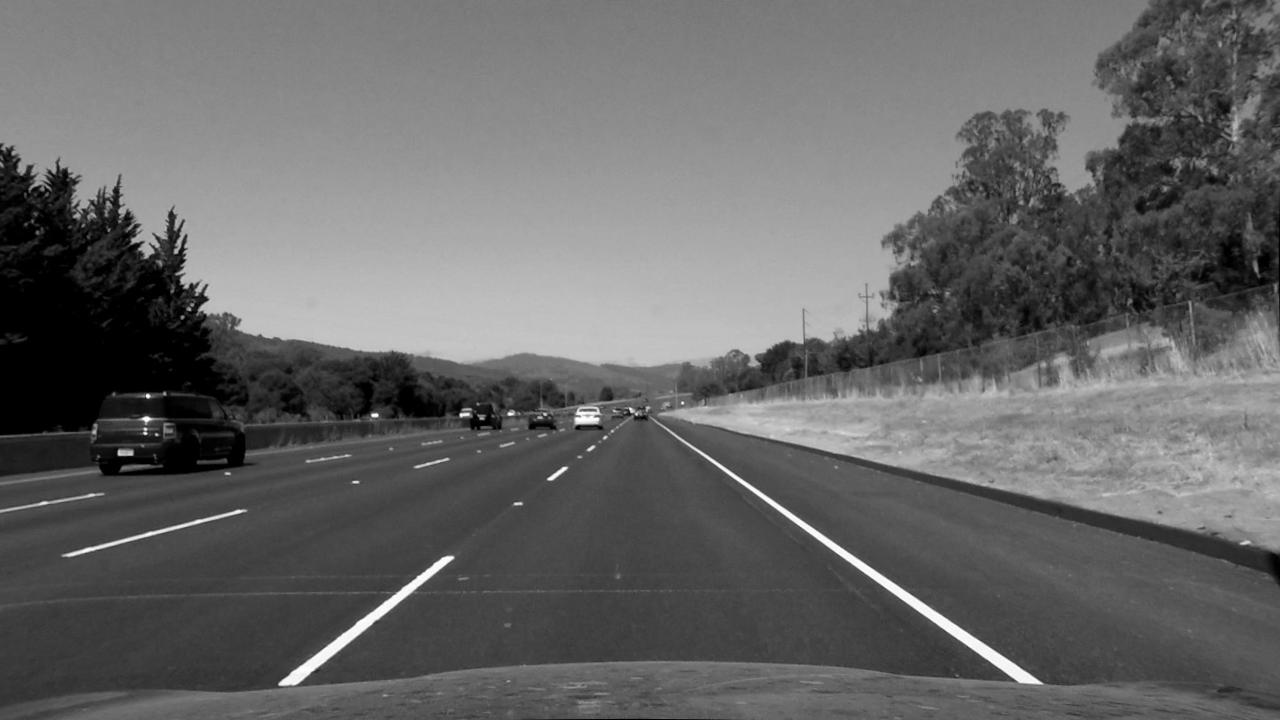
#> input picture test_images/straight_undist2.jpg, 1280 x 720 px
$ python test_curvature.py   (older library calls are emulated)
#> lines starting #> are read from the running program, lines starting #| are printed output that depends on the picture; after the words box and inside, x2 and y2 are one past the last pixel; in counts of white or black regions, pixels touching at a corner belong together; long printed decimals are rounded
#!/usr/bin/env python3
# -*- coding: utf-8 -*-
"""
Created on Sun Feb 19 09:32:07 2017

@author: roy
"""

#!/usr/bin/env python3
# -*- coding: utf-8 -*-
"""
Created on Sat Feb 11 19:35:19 2017

@author: roy
"""
from PIL import Image
import numpy as np
import cv2
import matplotlib.pyplot as plt

#src = np.asarray([[527, 500], [763, 500], [910, 600], [392, 600]], dtype=np.float32)
src = np.asarray([[524, 500], [768, 500], [910, 600], [392, 600]], dtype=np.float32)
#dst = np.asarray([[392, 300], [910, 300], [910, 600], [390, 600]], dtype=np.float32)
dst = np.asarray([[196, 300], [455, 300], [455, 600], [196, 600]], dtype=np.float32)

image = np.asarray(Image.open('./test_images/straight_undist2.jpg').convert('L'))
#> image is the input picture: shape (720, 1280); min 0, max 255, mean 103.1


mt_persp=cv2.getPerspectiveTransform(src, dst)

img_size = (image.shape[1]//2, image.shape[0])
#> img_size = (640, 720)

img_warped = cv2.warpPerspective(image, mt_persp, img_size)
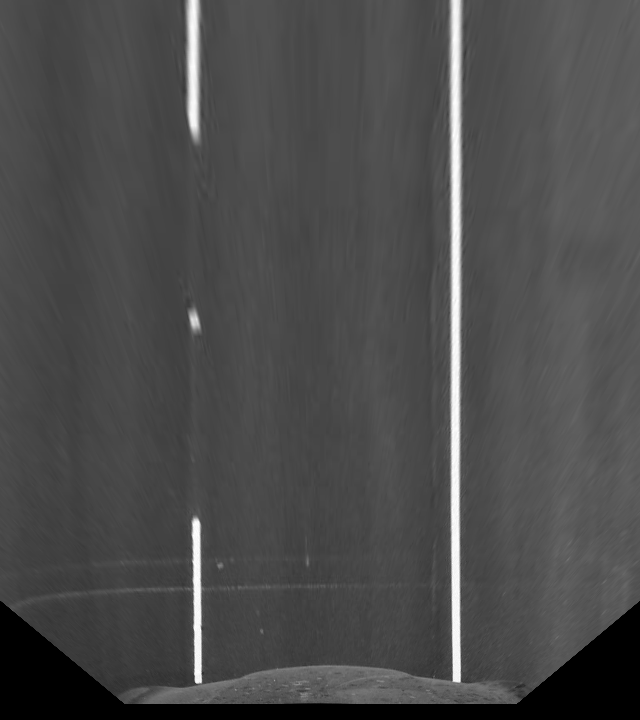
#> img_warped: shape (720, 640); min 0, max 255, mean 75.4

plt.figure(figsize=(12,9))
plt.gray()
plt.imshow(img_warped)

def lane_search(image):
    nwindows = 10
    margin = 100
    minpix = 50

    img_h, img_w = image.shape
    window_height = img_h//nwindows

    hstg = np.sum(image[img_h//2:, :], axis=0)
    img_out = np.dstack((image, image, image))*255

    midpoint = img_w//2
    leftx_base = np.argmax(hstg[:midpoint])
    rightx_base = np.argmax(hstg[midpoint:]) + midpoint

    nonzero = image.nonzero()
    nonzeroy = nonzero[0]
    nonzerox = nonzero[1]

    leftx_current = leftx_base
    rightx_current = rightx_base

    left_lane_inds = []
    right_lane_inds = []

    for window in range(nwindows):
        win_y_low = img_h - (window + 1)*window_height
        win_y_high = img_h - window * window_height

        win_xleft_low = leftx_current - margin
        win_xleft_high = leftx_current + margin

        win_xright_low = rightx_current - margin
        win_xright_high = rightx_current + margin

        #cv2.rectangle(img_out, (win_xleft_low, win_y_low),
        #              (win_xleft_high, win_y_high), (0, 255, 0), 2)
        #cv2.rectangle(img_out, (win_xright_low, win_y_low),
        #              (win_xright_high, win_y_high), (0, 255, 0), 2)

        good_left_inds = ((nonzeroy >= win_y_low) & (nonzeroy < win_y_high) &
                      (nonzerox >= win_xleft_low) & (nonzerox < win_xleft_high)).nonzero()[0]
        good_right_inds = ((nonzeroy >= win_y_low) & (nonzeroy < win_y_high) &
                       (nonzerox >= win_xright_low) & (nonzerox < win_xright_high)).nonzero()[0]

        left_lane_inds.append(good_left_inds)
        right_lane_inds.append(good_right_inds)

        if len(good_left_inds) > minpix:
            leftx_current = np.int(np.mean(nonzerox[good_left_inds]))
        if len(good_right_inds) > minpix:
            rightx_current = np.int(np.mean(nonzerox[good_right_inds]))

    left_lane_inds = np.concatenate(left_lane_inds)
    right_lane_inds = np.concatenate(right_lane_inds)

    leftx = nonzerox[left_lane_inds]
    lefty = nonzeroy[left_lane_inds]
    left_fit = np.polyfit(lefty, leftx, 2)
    print(left_fit)

    radius_l = cal_radius(leftx, lefty)
    print(radius_l)

    rightx = nonzerox[right_lane_inds]
    righty = nonzeroy[right_lane_inds]
    right_fit = np.polyfit(righty, rightx, 2)
    print(right_fit)

    radius_r = cal_radius(rightx, righty)
    print(radius_r)

    # find indice for the whole image
    whole_img = np.indices((img_h, img_w))
    imgx= whole_img[1].flatten()
    imgy = whole_img[0].flatten()

    #print('imgx shape {}, imgy shape {}'.format(imgx.shape, imgy.shape))
    # got indice between left lane and right lane
    lane_inds = ((imgx >= (left_fit[0]*(imgy**2) + left_fit[1] * imgy + left_fit[2]))
                    & (imgx < (right_fit[0]*(imgy**2) + right_fit[1] * imgy + right_fit[2])))
    # paint the lane to green
    img_out[imgy[lane_inds], imgx[lane_inds]] = [0, 255, 0]

    #paint left track to Red, right track to green
    img_out[nonzeroy[left_lane_inds], nonzerox[left_lane_inds]] = [255, 0, 0]
    img_out[nonzeroy[right_lane_inds], nonzerox[right_lane_inds]] = [0, 0, 255]


    return img_out

def cal_radius(x, y):
    mppx = 3.7/270
    #mppx = 3.7/540
    mppy = 3.0/100
    fit_rw = np.polyfit(y * mppy, x * mppx, 2)
    py_rw = 350 * mppy
    radius = (1.0 + (2*fit_rw[0]*py_rw+fit_rw[1])**2)**1.5/(2.0*fit_rw[0])
    return radius

def sobel_filter(image_gray, orient='x', kern_size = 3, thresh=(0, 255)):
    # Calculate directional gradient
    # Apply threshold
    if orient == 'x':
        sobel_img = cv2.Sobel(image_gray, cv2.CV_64F, 1, 0, ksize=kern_size)
    elif orient == 'y':
        sobel_img = cv2.Sobel(image_gray, cv2.CV_64F, 0, 1, ksize=kern_size)

    sobel_img[ sobel_img < 0 ] =0
    #sobel_img = np.abs(sobel_img)
    scaled_sobel = np.uint8(255 * sobel_img/np.max(sobel_img))
    grad_binary = np.zeros_like(image_gray)
    grad_binary[( scaled_sobel >= thresh[0] ) & (scaled_sobel <= thresh[1])] = 1
    return grad_binary

img3 = sobel_filter(img_warped, orient='x', kern_size=5, thresh=(100, 255))
#> in sobel_filter, `sobel_img = cv2.Sobel(image_gray, cv2.CV_64F, 1, 0, ksize=kern_size)`:
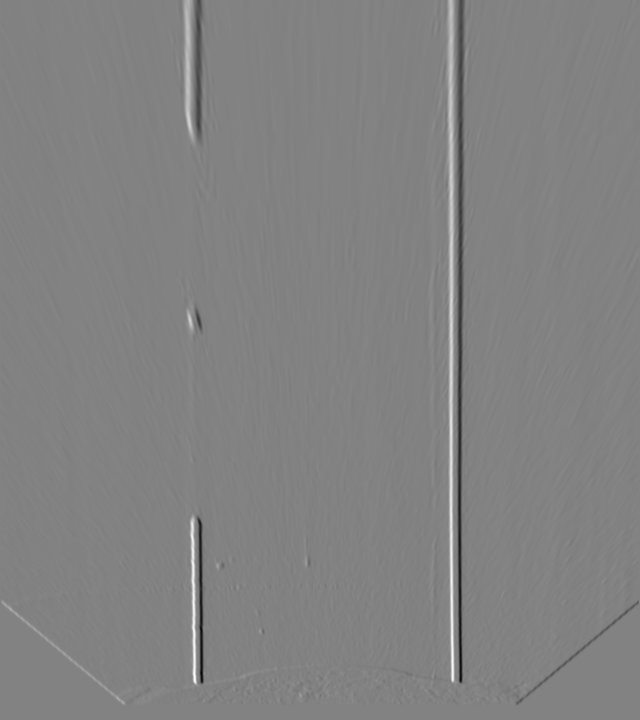
#> sobel_img: shape (720, 640) float64; min -9179, max 8807, mean 2.2; drawn with min black and max white
#> in sobel_filter, `sobel_img[ sobel_img < 0 ] =0`:
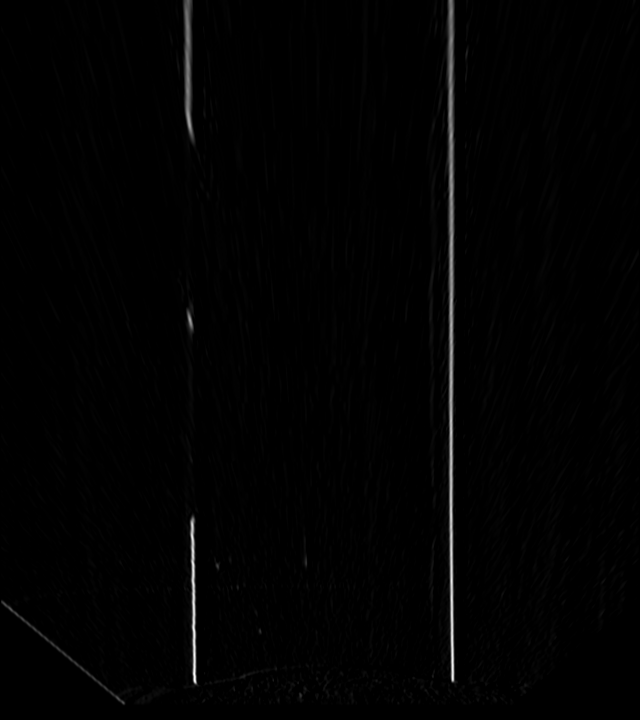
#> sobel_img: shape (720, 640) float64; min 0, max 8807, mean 79.9; drawn with min black and max white
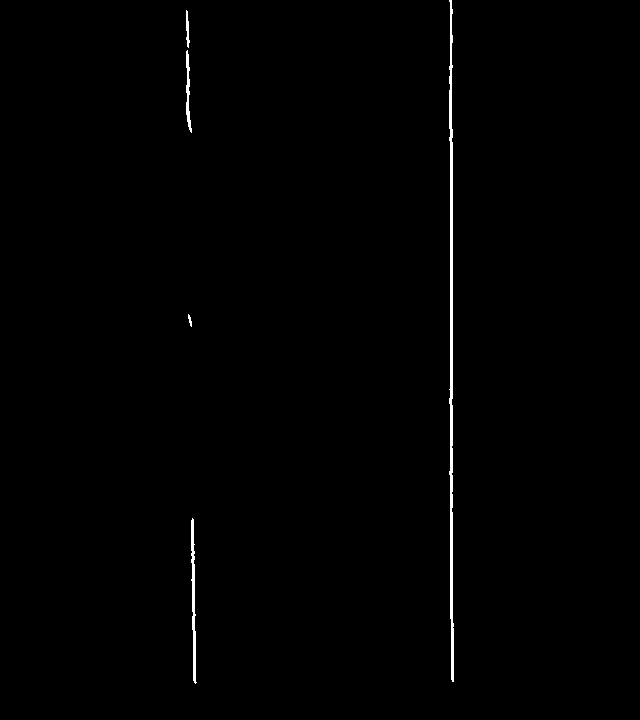
#> img3: shape (720, 640); values 0 (black) and 1 (white), 0.61% white; 5 white regions, box (x1, y1, x2, y2) and area: (449, 0, 454, 682) 1974, (191, 518, 197, 684) 493, (186, 50, 192, 133) 235, (186, 10, 190, 48) 90, (188, 314, 192, 327) 28
plt.figure(figsize=(12,9))
plt.gray()
plt.imshow(img3)

img4 = lane_search(img3)
#> in lane_search, `hstg = np.sum(image[img_h//2:, :], axis=0)`: hstg = 640 values, max 320 at index 451, min 0 at index 0, mean 2.26
#> in lane_search, `leftx_base = np.argmax(hstg[:midpoint])`: leftx_base = 193
#> in lane_search, `rightx_base = np.argmax(hstg[midpoint:]) + midpoint`: rightx_base = 451
#> in lane_search, `nonzero = image.nonzero()`: nonzero = 2820 positions, rows 0 to 683, columns 186 to 453
#> in lane_search, `nonzeroy = nonzero[0]`: nonzeroy = 2820 values from 0 to 683
#> in lane_search, `nonzerox = nonzero[1]`: nonzerox = 2820 values, max 453 at index 2472, min 186 at index 23, mean 372.9
#> in lane_search, `leftx_current = leftx_base`: leftx_current = 193
#> in lane_search, `rightx_current = rightx_base`: rightx_current = 451
#> the loop in lane_search, `for window in range(nwindows):` made 10 passes
#> (win_xleft_low, win_xleft_high, win_xright_low, win_xright_high, leftx_current, rightx_current) on passes 1, 2, 3, 9, 10: (93, 293, 351, 551, 194, 452), (94, 294, 352, 552, 193, 451), (93, 293, 351, 551, 192, 450), (92, 292, 351, 551, 187, 450), (87, 287, 350, 550, 187, 450)
#> (win_xleft_low, win_xleft_high, win_xright_low, win_xright_high, rightx_current) on passes 4 to 8: (92, 292, 350, 550, 450), (92, 292, 350, 550, 450), (92, 292, 350, 550, 451), (92, 292, 351, 551, 451), (92, 292, 351, 551, 451)
#> after the loop in lane_search, `for window in range(nwindows):`: left_lane_inds = 10 items
#> in lane_search, `left_lane_inds = np.concatenate(left_lane_inds)`: left_lane_inds = 846 values, max 2819 at index 104, min 23 at index 695, mean 1530.7
#> in lane_search, `right_lane_inds = np.concatenate(right_lane_inds)`: right_lane_inds = 1974 values, max 2815 at index 99, min 0 at index 1808, mean 1357.5
#> in lane_search, `leftx = nonzerox[left_lane_inds]`: leftx = 846 values, max 196 at index 103, min 186 at index 553, mean 190.8
#> in lane_search, `lefty = nonzeroy[left_lane_inds]`: lefty = 846 values, max 683 at index 104, min 10 at index 695, mean 388.9
#> in lane_search, `left_fit = np.polyfit(lefty, leftx, 2)`: left_fit = [4.91e-06, 0.00739, 186.9]
#| [4.90843241e-06 7.38578280e-03 1.86906032e+02]
#> in cal_radius, `fit_rw = np.polyfit(y * mppy, x * mppx, 2)`: fit_rw = [7.47e-05, 0.00337, 2.56]
#> in cal_radius, `radius = (1.0 + (2*fit_rw[0]*py_rw+fit_rw[1])**2)**1.5/(2.0*fit_rw[0])`: radius = 6690.3
#| 6690.332
#> in lane_search, `rightx = nonzerox[right_lane_inds]`: rightx = 1974 values, max 453 at index 2, min 449 at index 638, mean 451
#> in lane_search, `righty = nonzeroy[right_lane_inds]`: righty = 1974 values, max 681 at index 98, min 0 at index 1808, mean 348.1
#> in lane_search, `right_fit = np.polyfit(righty, rightx, 2)`: right_fit = [1.6e-06, 0.000422, 450.6]
#| [1.59778324e-06 4.21584315e-04 4.50554989e+02]
#> in lane_search, `radius_r = cal_radius(rightx, righty)`: radius_r = 20552.1
#| 20552.138
#> in lane_search, `img_out[imgy[lane_inds], imgx[lane_inds]] = [0, 255, 0]`:
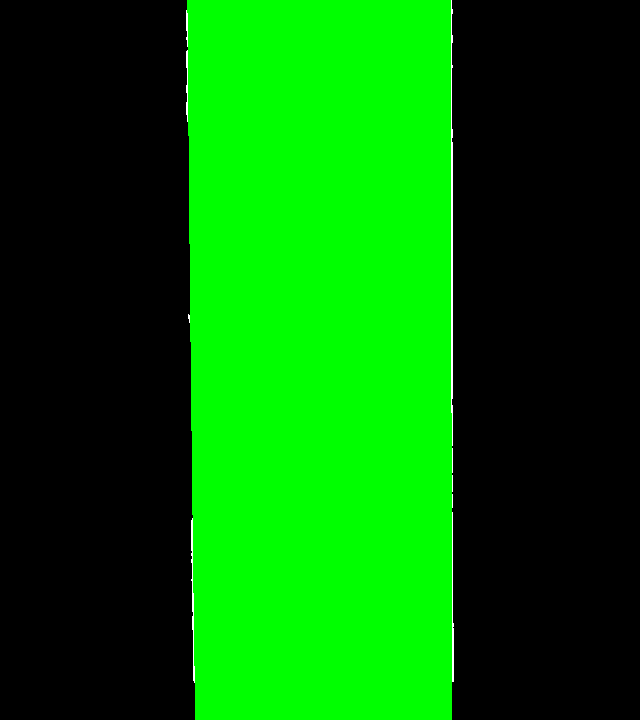
#> img_out: shape (720, 640, 3); mean of channels 0, 1, 2 0.8, 104.6, 0.8; drawn as R, G, B
#> in lane_search, `img_out[nonzeroy[right_lane_inds], nonzerox[right_lane_inds]] = [0, 0,..`:
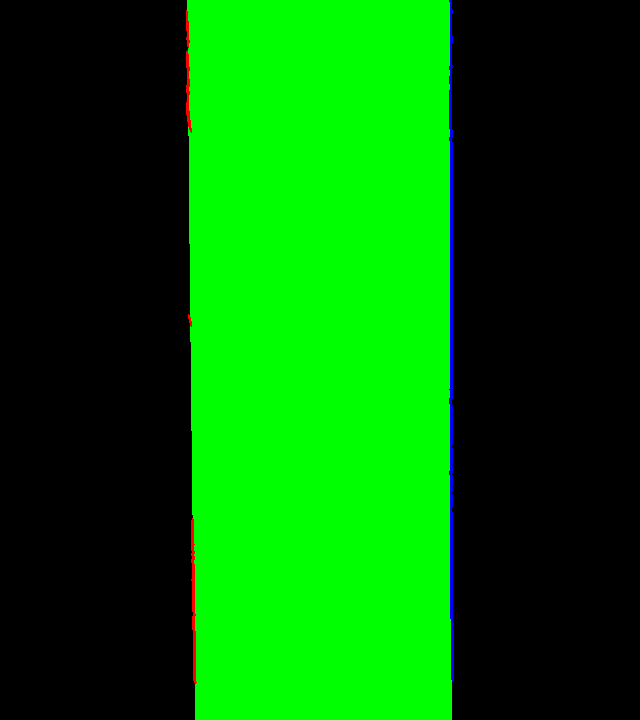
#> img_out: shape (720, 640, 3); mean of channels 0, 1, 2 0.5, 103, 1.1; drawn as R, G, B

plt.figure(figsize=(12,9))
plt.gray()
plt.imshow(img4)

$ run again, with test_images/straight_undist1.jpg copied over test_images/straight_undist2.jpg
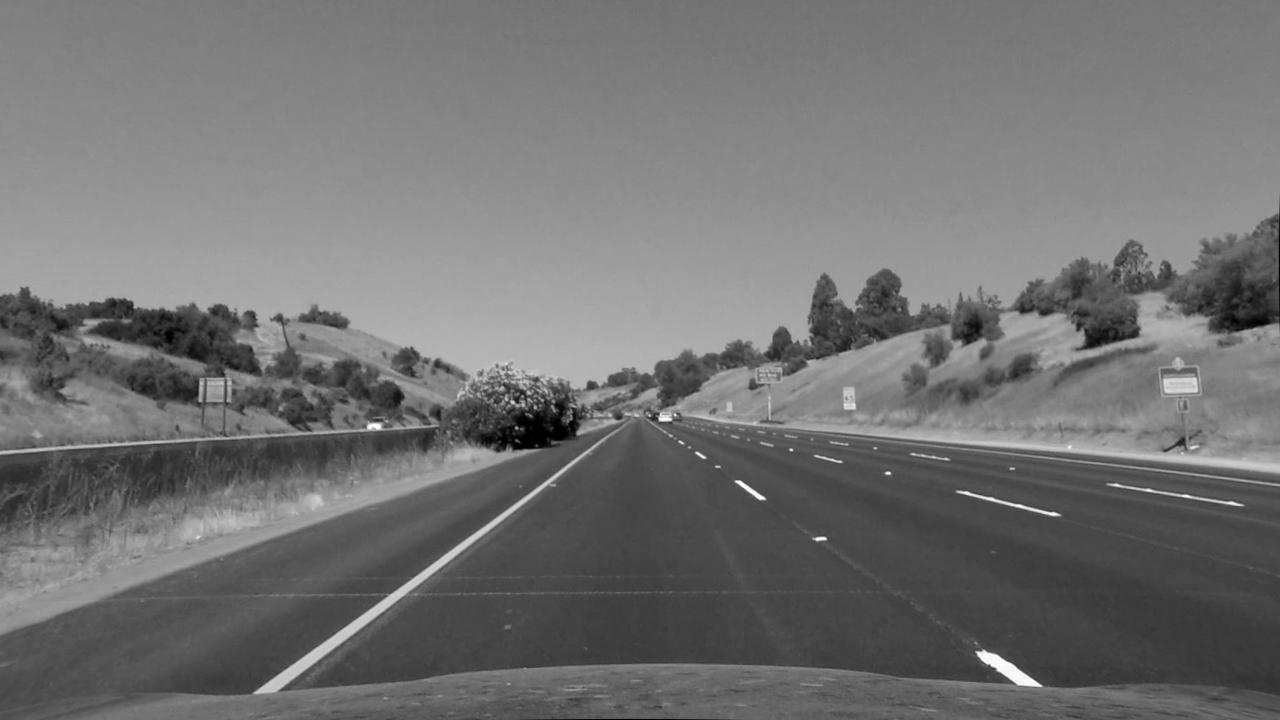
#> input picture test_images/straight_undist1.jpg, 1280 x 720 px
#> image is the input picture: shape (720, 1280); min 0, max 255, mean 113.8
#> `img3 = sobel_filter(img_warped, orient='x', kern_size=5, thresh=(100, ..`:
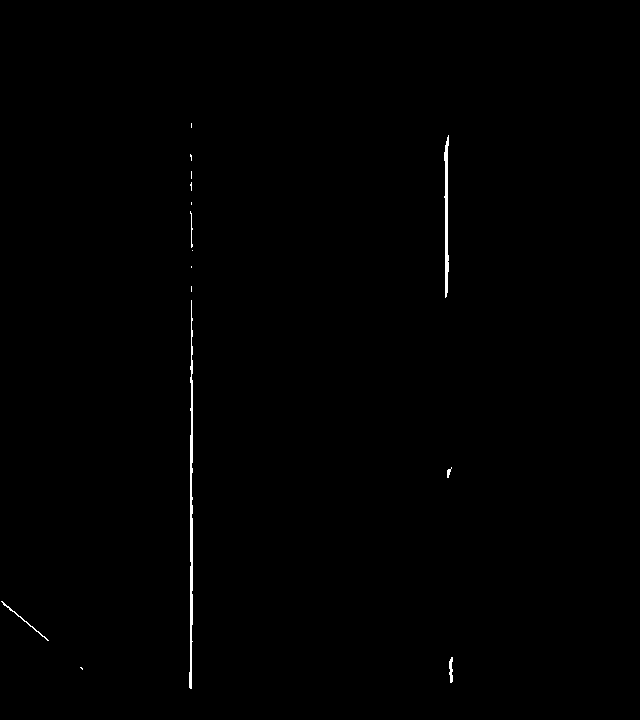
#> img3: shape (720, 640); values 0 (black) and 1 (white), 0.37% white; 15 white regions (9 under 20 px), largest, box (x1, y1, x2, y2) and area: (189, 300, 193, 689) 906, (444, 135, 449, 298) 503, (1, 601, 49, 641) 92, (449, 657, 453, 683) 76, (190, 211, 193, 248) 43, (447, 467, 452, 478) 28
#> hstg = 640 values, max 329 at index 191, min 0 at index 0, mean 1.61
#> leftx_base = 191
#> rightx_base = 451
#> nonzero = 1698 positions, rows 123 to 688, columns 1 to 452
#> nonzeroy = 1698 values from 123 to 688
#> nonzerox = 1698 values, max 452 at index 1540, min 1 at index 1308, mean 273
#> in lane_search, `leftx_current = leftx_base`: leftx_current = 191
#> in lane_search, `rightx_current = rightx_base`: rightx_current = 451
#> the loop in lane_search, `for window in range(nwindows):` made 10 passes
#> (win_xleft_low, win_xleft_high, win_xright_low, win_xright_high, leftx_current, rightx_current) on pass 1: (91, 291, 351, 551, 190, 450)
#> after the loop in lane_search, `for window in range(nwindows):`: left_lane_inds = 10 items
#> in lane_search, `left_lane_inds = np.concatenate(left_lane_inds)`: left_lane_inds = 994 values, max 1697 at index 97, min 0 at index 989, mean 1010.5
#> in lane_search, `right_lane_inds = np.concatenate(right_lane_inds)`: right_lane_inds = 607 values, max 1680 at index 75, min 5 at index 588, mean 492.5
#> leftx = 994 values, max 192 at index 100, min 189 at index 48, mean 190.9
#> lefty = 994 values, max 688 at index 96, min 123 at index 989, mean 484.7
#> left_fit = [-8.43e-06, 0.00616, 190.1]
#| [-8.42768832e-06  6.16140147e-03  1.90079879e+02]
#> fit_rw = [-0.000128, 0.00281, 2.6]
#> radius = -3896.4
#| -3896.423
#> rightx = 607 values, max 452 at index 1, min 444 at index 385, mean 446.7
#> righty = 607 values, max 682 at index 74, min 135 at index 588, mean 285
#> right_fit = [1.84e-05, -0.00613, 446.5]
#| [ 1.83958281e-05 -6.12828216e-03  4.46519277e+02]
#> radius_r = 1785.1
#| 1785.095
#> in lane_search, `img_out[nonzeroy[right_lane_inds], nonzerox[right_lane_inds]] = [0, 0,..`:
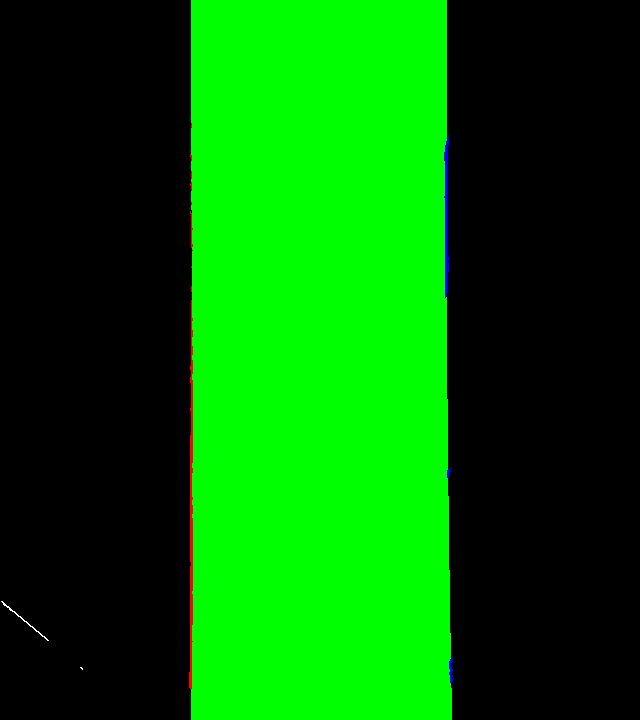
#> img_out: shape (720, 640, 3); mean of channels 0, 1, 2 0.6, 101.9, 0.4; drawn as R, G, B
